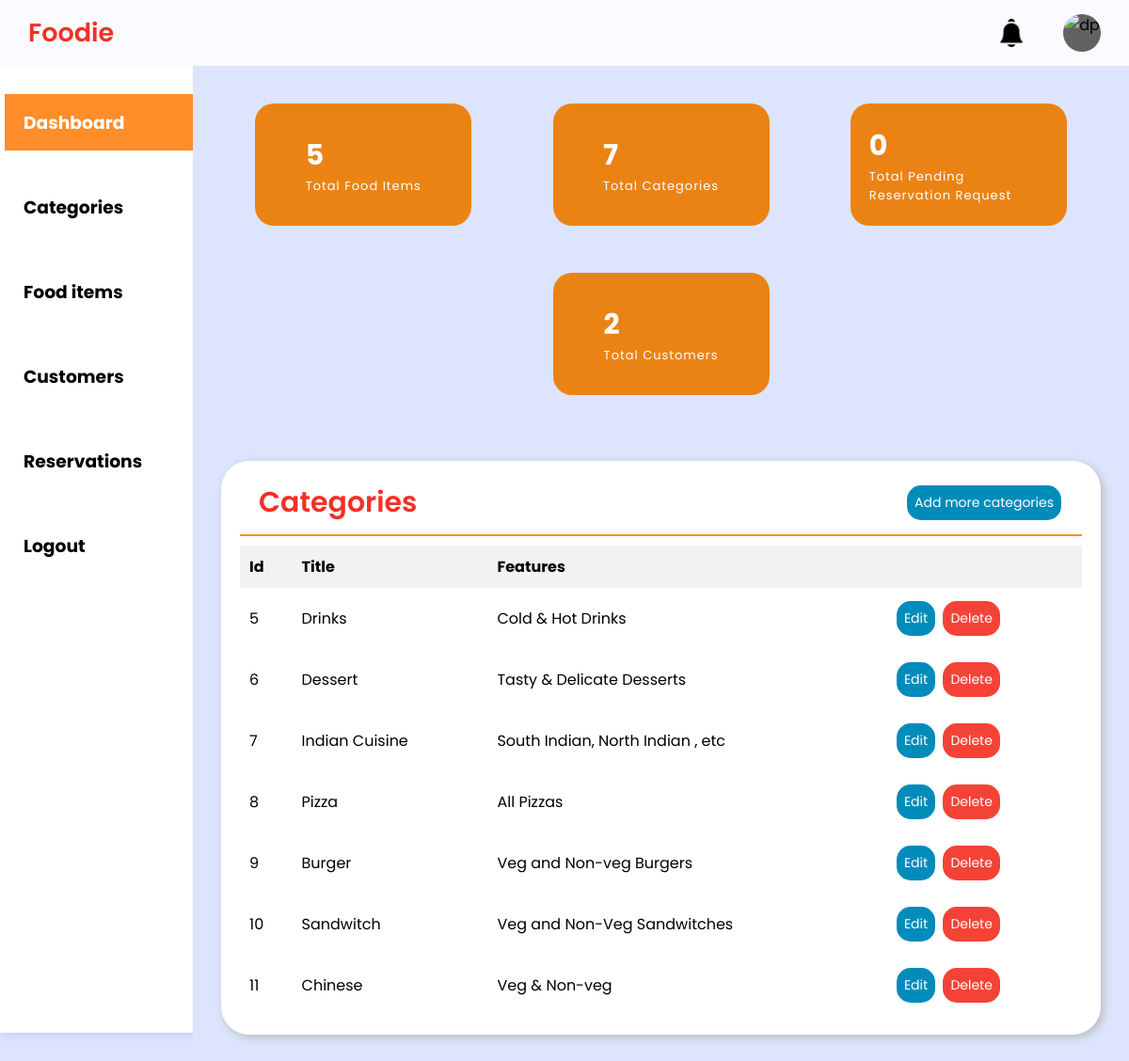
Screenshot of /admin-dashboard/categories/ with the database file from the repository.
### Home_App/models.py (models this page shows, shortened)
class category_table(models.Model):
    category_id = models.AutoField(primary_key=True)
    category_title = models.CharField(max_length=55)
    img_name = models.CharField(max_length = 55)
    feature = models.CharField(max_length = 90)

### Home_App/views.py (the view)
# urls.py: path('admin-dashboard/',hv.adminDashboard, name='admin-dashboard'),
def adminDashboard(request, section=None):
    section_template = {
        'categories': 'admin-dashboard-category.html',
        'customers': 'admin-dashboard-customers.html',
        'foodItems': 'admin-dashboard-foodItems.html',
        'reservation':'admin-dashboard-reservation.html',
        'recentOrders': 'admin-dashboard-recentOrders.html'
    }
    template_name = section_template.get(section, 'admin-dashboard.html')
    categories = category_table.objects.all()
    category_count = category_table.objects.count()
    foodItems = food_table.objects.all()
    foodItem_count = food_table.objects.count()
    customers = customer_table.objects.all()
    customer_count=customer_table.objects.count()
    reservation=reservation_table.objects.all()
    reservation_count=reservation_table.objects.filter(status='pending').count
    return render(request, template_name, {'categories':categories, 'categoryCount':category_count, 'foodItems':foodItems, 'food_item_count':foodItem_count, 'customers':customers, 'customerCount':customer_count, 'reservations':reservation, 'reservation_count':reservation_count})

### Template/admin-dashboard-category.html (shortened to what this page needs)
{% extends 'admin-dashboard.html' %}
{% block content %}
<section class="category-table-section">
    <div class="category-table-section">
        <div class="report-container">
            <div class="report-header">
                <h1 class="recent-orders">Categories</h1>
                <a href="{% url 'admin-dashboard-category-add' %}" class="btn-add">Add more categories</a>
            </div>
            <table class="report-body" style="width: 100%;">
                <thead class="report-topic-head">
                    <tr>
                        <th class="t-op">Id</th>
                        <th class="t-op">Title</th>
                        <th class="t-op">Features</th>
                        <th class="t-op"></th>
                    </tr>
                </thead>
                <tbody class="items12">
                    {% for category in categories %}
                    <tr>
                        <td class="t-op-nextlvl">{{ category.category_id}}</td>
                        <td class="t-op-nextlvl">{{ category.category_title}}</td>
                        <td class="t-op-nextlvl">{{ category.feature}}</td>
                        <td class="t-op-nextlvl">
                            <div class="update-btn">
                                <a href="{% url 'edit_category' category_id=category.category_id %}"
                                    class="btn-edit">Edit</a>
                                <a href="{% url 'admin-dashboard-category-delete' category_id=category.category_id %}"
                                    class="btn-delete">Delete</a>
                            </div>
                        </td>
                    </tr>
                    {% endfor %}
                </tbody>
            </table>
        </div>
    </div>
</section>
{% endblock %}

### Static/css/admin-dash-style.css (style rules this page uses)
* { margin: 0; padding: 0; box-sizing: border-box; font-family: "Poppins", sans-serif; }
:root { --background-color1: #fafaff; --background-color2: #ffffff; --background-color3: #ededed; --background-color4: #cad7fda4; --primary-color: hsl(3, 90%, 55%); --secondary-color: hsl(31, 84%, 50%); --Border-color: #ee0909; --one-use-color: hsl(31, 84%, 50%); --two-use-color: hsl(31, 84%, 50%); }
body { background-color: var(--background-color4); max-width: 100%; overflow-x: hidden; }
.report-container { min-height: 300px; max-width: 1200px; margin: 70px auto 0px auto; background-color: #ffffff; border-radius: 30px; box-shadow: 3px 3px 10px rgb(188, 188, 188); padding: 0px 20px 20px 20px; }
.report-header { height: 80px; width: 100%; display: flex; align-items: center; justify-content: space-between; padding: 20px 20px 10px 20px; border-bottom: 2px solid hsl(28, 100%, 58%); }
.recent-orders { font-size: 30px; font-weight: 600; color: hsl(3, 90%, 55%);; }
.report-body { max-width: 1160px; overflow-x: auto; padding: 20px; }
a { text-decoration: none; color: black; }

### Template/admin-dashboard-category.html (style rules this page uses)
.btn-edit, .btn-delete, .btn-add { border: none; color: white; padding: 8px; text-align: center; text-decoration: none; display: inline-block; font-size: 14px; margin: 4px 2px; cursor: pointer; border-radius: 15px; }
.btn-edit, .btn-add { background-color: #008CBA; }
.btn-delete { background-color: #f44336; }
.report-body { width: 100%; border-collapse: collapse; margin-top: 10px; }
.report-topic-head th { background-color: #f2f2f2; padding: 10px; border: 0px solid #ddd; text-align: left; }
.items12 td { padding: 10px; border: 0px solid #ddd; }

### rows the page displays
category_table: category_id "5", category_title "Drinks", feature "Cold & Hot Drinks"
category_table: category_id "6", category_title "Dessert", feature "Tasty & Delicate Desserts"
category_table: category_id "7", category_title "Indian Cuisine", feature "South Indian, North Indian , etc"
category_table: category_id "8", category_title "Pizza", feature "All Pizzas"
category_table: category_id "9", category_title "Burger", feature "Veg and Non-veg Burgers"
category_table: category_id "10", category_title "Sandwitch", feature "Veg and Non-Veg Sandwitches"
category_table: category_id "11", category_title "Chinese", feature "Veg & Non-veg"

### other values shown
{{ food_item_count }} "5"
{{ categoryCount }} "7"
{{ reservation_count }} "0"
{{ customerCount }} "2"
